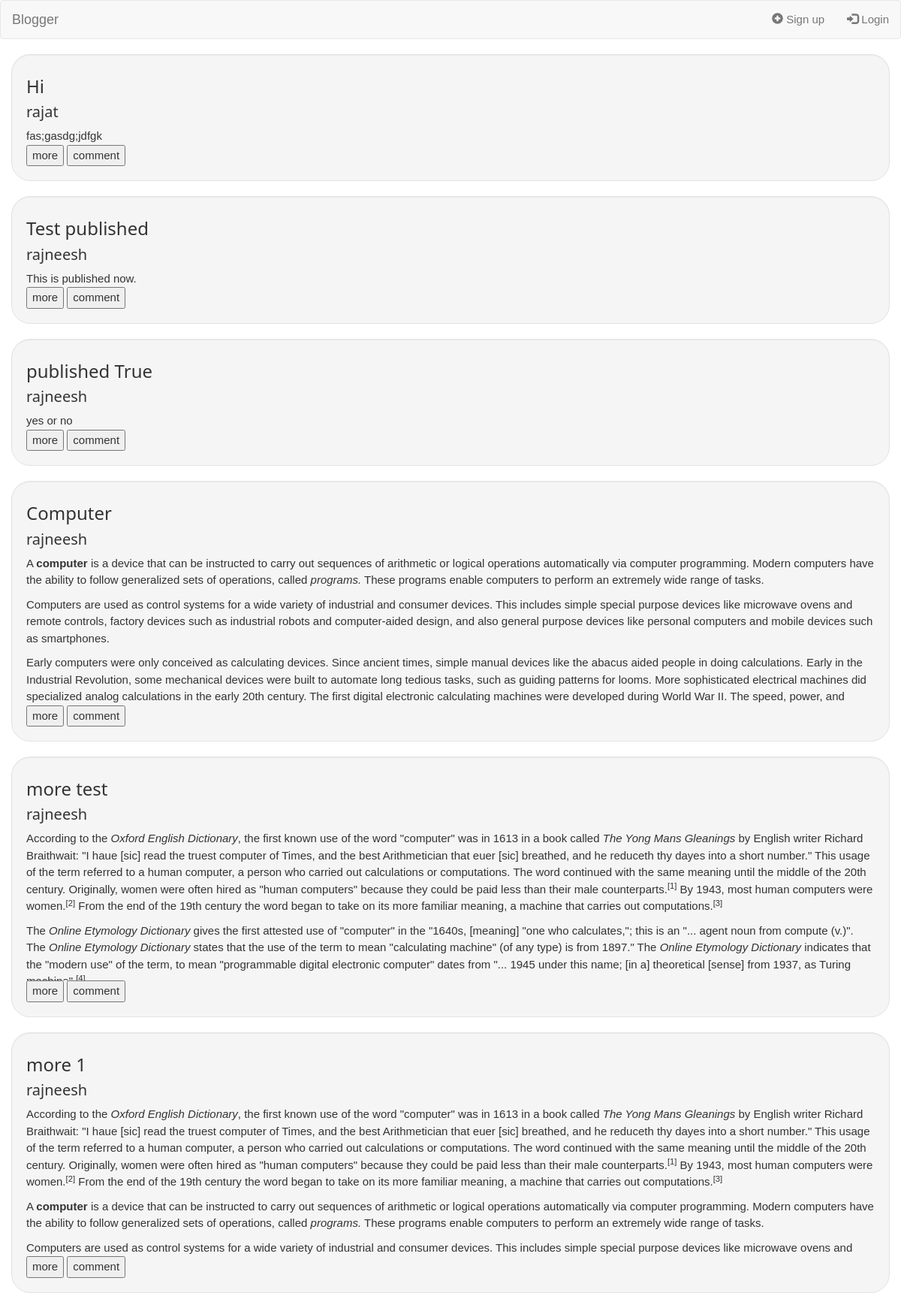
The page / on the database its author committed.
### tables this page shows
CREATE TABLE blog_detail (
    blog_id integer PRIMARY KEY AUTOINCREMENT,
    user_name text NOT NULL,
    title text NOT NULL,
    content text NOT NULL,
    date text NOT NULL,
    published BOOLEAN NOT NULL,
    FOREIGN KEY (user_name) 
    REFERENCES user_details (username));

### app/__init__.py (the view)
@app.route('/')
def index():
   blogs_sent = dbHandler.getAll()
   if 'username' in session:
       return render_template("index.html", logged_in = True,  username=session['username'], blogs=blogs_sent)
   else:
       return render_template("index.html", logged_in = False,  username=None, blogs=blogs_sent)

### app/models.py (called while the page is built)
def getAll():
  msg = "Records were fetched successfully"
  try:
    with sql.connect("database.db") as con:
      con.row_factory = sql.Row
      cur = con.cursor()
      cur.execute("select * from blog_detail WHERE published = 1 ORDER BY date ASC")
      rows = cur.fetchall()
      user=[]
      for row in rows:
           user.append(row)
      return (user)
  except:
      print "connection failed"
      return ([], "connection failed")

### app/templates/index.html (shortened to what this page needs)
{%extends 'base.html' %}
{% block nav_right %}
    {%if logged_in %}
      <li><a href="/admin"><span class="glyphicon glyphicon-user"></span> {{username}}</a></li>
    {%else%}
    <li><a href="/register"><span class="glyphicon glyphicon-plus-sign"></span> Sign up</a></li>
      <li><a href="/login"><span class="glyphicon glyphicon-log-in"></span> Login</a></li>
    {%endif%}
{% endblock %}
{%block content%}
{%if logged_in%}
<div class="container">
  <div class="row content">
  {% for post in blogs %}
    <hr>
    <!-- <h2>{{post.title}}</h2>
    <h5><span class="glyphicon glyphicon-time"></span>{{post.date}}</h5>
    <p id='blog{{post.blog_id}}' style="overflow:hidden;max-height: 100px;display: block;">{{post.content | safe }}</p>
    <button class="btn btn-secondary"onClick="{if(this.textContent=='more'){document.getElementById('blog{{post.blog_id}}').style.maxHeight='none';this.textContent='less';}else{document.getElementById('blog{{post.blog_id}}').style.maxHeight='300px';this.textContent='more';}}" >more</button> -->
    <h3>{{ post.title }}</h3>
    <h4>{{ post.user_name }}</h4>
    <div id='blog{{post.blog_id}}' style="display:block;max-height:300px; overflow: hidden;">{{ post.content | safe }}</div>
<script>
  if(document.getElementById('blog{{post.blog_id}}').offsetHeight>280)
      document.write("<button onClick=\"{if(this.textContent=='more'){document.getElementById('blog{{post.blog_id}}').style.maxHeight='none';this.textContent='less';}else{document.getElementById('blog{{post.blog_id}}').style.maxHeight='300px';this.textContent='more';}}\" >more</button>");
</script>
<button id='comment' onclick="{var div =document.getElementById('comment{{post.blog_id}}');if(div.style.display=='none'){div.style.display='block';get_comment('{{post.blog_id}}')}else{div.style.display='none'}}">comment</button>
<div style="display:none;" id='comment{{post.blog_id}}'>
</div>
    <br><br>
  {% endfor %}
  </div>
  </div>{%else%}
  <div class="container">
  <div class="row content">
  {% for post in blogs %}
  <div id="initial" class="well">
        <h3>{{ post.title }}</h3>
        <h4>{{ post.user_name }}</h4>
        <div id='blog{{post.blog_id}}' style="display:block;max-height:200px; overflow: hidden;">{{ post.content | safe }}</div>
    <button onClick="{if(this.textContent=='more'){document.getElementById('blog{{post.blog_id}}').style.maxHeight='none';this.textContent='less';}else{document.getElementById('blog{{post.blog_id}}').style.maxHeight='200px';this.textContent='more';}}" >more</button>
    <button id='comment' onclick="{var div =document.getElementById('comment{{post.blog_id}}');if(div.style.display=='none'){div.style.display='block';get_comment('{{post.blog_id}}')}else{div.style.display='none'}}">comment</button>
</div>
  {% endfor %}
  </div>
  </div>
{%endif%}
{% endblock %}

### app/static/main.css (style rules this page uses)
.row.content { height: fit-content }
body { background-image: "./background.png"; }
#initial { border-radius: 25px; -moz-animation: fadein 2s; animation: fadein 2s; }

### app/static/css/w3.css (style rules this page uses)
html { box-sizing:border-box }
*,*:before,*:after { box-sizing:inherit }
html { -ms-text-size-adjust:100%;-webkit-text-size-adjust:100% }
body { margin:0 }
a { background-color:transparent;-webkit-text-decoration-skip:objects }
sub,sup { font-size:75%;line-height:0;position:relative;vertical-align:baseline }
sup { top:-0.5em }
button,input,select,textarea { font:inherit;margin:0 }
button,input { overflow:visible }
button,select { text-transform:none }
button,html [type=button],[type=reset],[type=submit] { -webkit-appearance:button }
html,body { font-family:Verdana,sans-serif;font-size:15px;line-height:1.5 }
html { overflow-x:hidden }
h3 { font-size:24px }
h4 { font-size:20px }
h1,h2,h3,h4,h5,h6 { font-family:"Segoe UI",Arial,sans-serif;font-weight:400;margin:10px 0 }
a { color:inherit }

### rows shown on the page
blog_detail: title "Hi", user_name "rajat", content "fas;gasdg;jdfgk"
blog_detail: title "Test published", user_name "rajneesh", content "This is published now."
blog_detail: title "published True", user_name "rajneesh", content "yes or no"
blog_detail: title "Computer", user_name "rajneesh", content "A computer is a device that can be instructed to carry out sequences of arithmetic or logical operations automatically via computer programming . Modern computers have the ability to follow generalized sets of operations, called programs . These programs enable computers to perform an extremely wide range of tasks. Computers are used as control systems for a wide variety of industrial and consumer devices . This includes simple special purpose devices like microwave ovens and remote controls , factory devices such as industrial robots and computer-aided design , and also general purpose devices like personal computers and mobile devices such as smartphones . Early computers were only…"
blog_detail: title "more test", user_name "rajneesh", content "According to the Oxford English Dictionary , the first known use of the word \"computer\" was in 1613 in a book called The Yong Mans Gleanings by English writer Richard Braithwait: \"I haue [sic] read the truest computer of Times, and the best Arithmetician that euer [sic] breathed, and he reduceth thy dayes into a short number.\" This usage of the term referred to a human computer , a person who carried out calculations or computations. The word continued with the same meaning until the middle of the 20th century. Originally, women were often hired as \"human computers\" because they could be paid less than their male counterparts. [1] By 1943, most human computers were women. [2] From the end…"
blog_detail: title "more 1", user_name "rajneesh", content "According to the Oxford English Dictionary , the first known use of the word \"computer\" was in 1613 in a book called The Yong Mans Gleanings by English writer Richard Braithwait: \"I haue [sic] read the truest computer of Times, and the best Arithmetician that euer [sic] breathed, and he reduceth thy dayes into a short number.\" This usage of the term referred to a human computer , a person who carried out calculations or computations. The word continued with the same meaning until the middle of the 20th century. Originally, women were often hired as \"human computers\" because they could be paid less than their male counterparts. [1] By 1943, most human computers were women. [2] From the end…"
